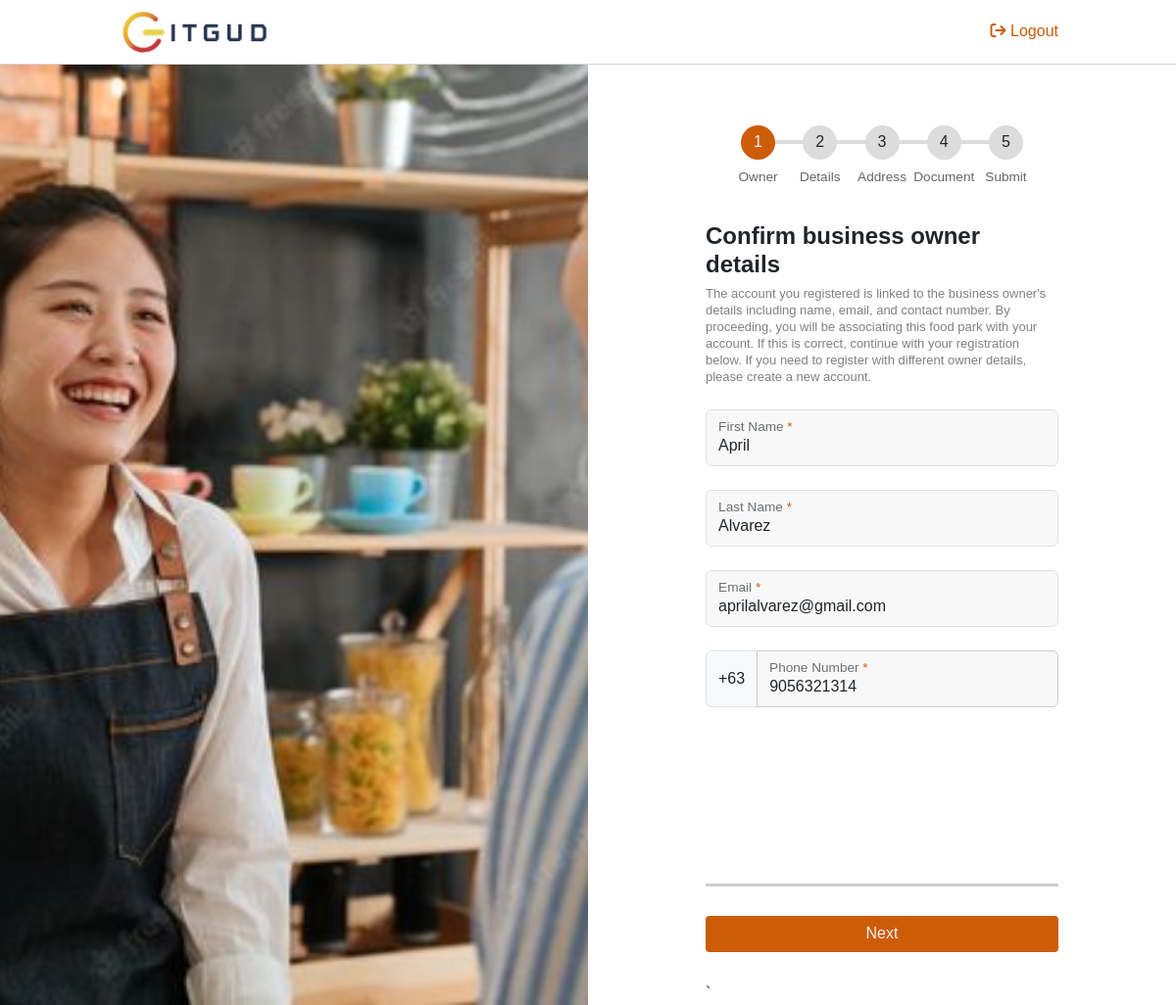
The app's page /parkregistration.php (signed in) with its own data.
### tables this page shows
CREATE TABLE users (
    id INT UNSIGNED AUTO_INCREMENT PRIMARY KEY,
    last_name VARCHAR(100) NOT NULL,
    first_name VARCHAR(100) NOT NULL,
    email VARCHAR(255) UNIQUE NOT NULL,
    sex VARCHAR(10) NOT NULL,
    phone VARCHAR(20) UNIQUE NOT NULL,
    password CHAR(255) NOT NULL,
    birth_date DATE NOT NULL,
    status ENUM('Active', 'Inactive') NOT NULL DEFAULT 'Active',
    role ENUM('Customer', 'Park Owner', 'Stall Owner', 'Admin') NOT NULL DEFAULT 'Customer',
    profile_img VARCHAR(255) DEFAULT 'assets/images/profile.jpg',
    user_session VARCHAR(255) UNIQUE,
    created_at TIMESTAMP DEFAULT CURRENT_TIMESTAMP,
    updated_at TIMESTAMP DEFAULT CURRENT_TIMESTAMP ON UPDATE CURRENT_TIMESTAMP
);

### classes/db.class.php (called while the page is built, shortened)
<?php
require_once 'db.php';
class User {
    protected $db;
    function __construct(){
        $this->db = new Database();
    }
    public function getUser($user_id){
        $sql = "SELECT * FROM users WHERE id = :id;";
        $query = $this->db->connect()->prepare($sql);
        $query->execute(array(
            ':id' => $user_id
        ));
        $user = $query->fetch();
        $name = $user['first_name'] . ' ' . $user['last_name'];
        $info = [
            'id' => $user['id'],
            'email' => $user['email'],
            'role' => $user['role'],
            'first_name' => $user['first_name'],
            'last_name' => $user['last_name'],
            'full_name' => $name,
            'phone' => $user['phone'],
            'birth_date' => $user['birth_date'],
            'sex' => $user['sex'],
            'profile_img' => $user['profile_img'],
            'user_session' => $user['user_session']
        ];
        return $info;
    }
    function isVerified($user_id) {
        $sql = "SELECT is_verified FROM verification WHERE user_id = :user_id;";
        $query = $this->db->connect()->prepare($sql);
        $query->execute(array(':user_id' => $user_id));
        $result = $query->fetch();
        return $result['is_verified'];
    }
}

### classes/db.php (called while the page is built, shortened)
<?php
class Database {
    private $host = "localhost";
    private $db_name = "gitgud";
    private $username = "root";
    private $password = "";
    function connect() {
        try {
            $this->conn = new PDO("mysql:host=".$this->host.";dbname=".$this->db_name, $this->username, $this->password);
            return $this->conn;
        } catch (PDOException $e) {
            echo "Connection failed: " . $e->getMessage();
            return null;
        }
    }
}

### parkregistration.php (the view, shortened to what this page needs)
<?php
include_once 'links.php';
include_once 'secondheader.php';
require_once './classes/db.class.php';
$userObj = new User();
$first_name = $last_name = $email = $phone = $business_name = $business_type = $branches = $business_email = $business_phone = $region_province_city = $barangay = $street_building_house = $business_permit = $business_logo = '';
if (isset($_SESSION['user']['id'])) {
    if ($userObj->isVerified($_SESSION['user']['id']) == 1) {
        $user = $userObj->getUser($_SESSION['user']['id']);
        if ($user) {
            $first_name = $user['first_name'];
            $last_name = $user['last_name'];
            $email = $user['email'];
            $phone = $user['phone'];
        } else {
            header('Location: email/verify_email.php');
            exit();
        }
    } else {
        header('Location: email/verify_email.php');
        exit();
    }
} else {
    header('Location: signin.php');
    exit();
}
?>
<main>
    <img src="assets/images/background.jpg" class="fixed-image">
    <form action="" class="form" method="POST" enctype="multipart/form-data">
        <div class="progressbar">
            <div class="progress-step progress-step-active" data-title="Owner"></div>
            <div class="progress-step" data-title="Details"></div>
            <div class="progress-step" data-title="Address"></div>
            <div class="progress-step" data-title="Document"></div>
            <div class="progress-step" data-title="Submit"></div>
        </div>
        <div class="form-step form-step-active">
            <div class="mb">
                <h4 class="fw-bold">Confirm business owner details</h4>
                <p class="par mb-4">
                    The account you registered is linked to the business owner's details including name, email, and contact number.
                    By proceeding, you will be associating this food park with your account.
                    If this is correct, continue with your registration below.
                    If you need to register with different owner details, please create a new account.
                </p>
                <div class="form-floating mb-4">
                    <input type="text" class="form-control c" id="firstname" name="firstname" placeholder="First Name" value="<?= $first_name ?>" required readonly>
                    <label for="firstname">First Name <span style="color: #CD5C08;">*</span></label>
                </div>
                <div class="form-floating mb-4">
                    <input type="text" class="form-control c" id="lastname" name="lastname" placeholder="Last Name" value="<?= $last_name ?>" required readonly>
                    <label for="lastname">Last Name <span style="color: #CD5C08;">*</span></label>
                </div>
                <div class="form-floating mb-4">
                    <input type="email" class="form-control c" id="email" name="email" placeholder="Email" value="<?= $email ?>" required readonly>
                    <label for="email">Email <span style="color: #CD5C08;">*</span></label>
                </div>
                <div class="input-group mb-3 mt-0">
                    <span class="input-group-text c">+63</span>
                    <div class="form-floating flex-grow-1">
                        <input type="text" class="form-control c" id="phonenumber" name="phonenumber" placeholder="Phone Number" value="<?= $phone ?>" maxlength="10" min="10" max="10" required readonly>
                        <label for="phonenumber">Phone Number <span style="color: #CD5C08;">*</span></label>
                    </div>
                </div>
            </div>
            <div class="btn-group w-100">
                <a href="#" class="button btn-next">Next</a>
            </div>
        </div>
        `
    </form>
</main>

### assets/css/style.css (style rules this page uses)
* { margin: 0; padding: 0; font-family: Arial, Helvetica, sans-serif; box-sizing: border-box; }
main { background-color: #f4f4f4; }
.input-group label, .input-grp label { display: block; margin-bottom: 0.5rem; }
.input-group input, .input-group select, .input-group textarea, .variation-container, .variation-row input, .search-input, .choice-group-container, .choice-group-row input, .availability-dropdown { display: block; width: 100%; padding: 0.5rem 0.75rem; border: 1px solid #ccc; }
.progressbar { position: relative; display: flex; justify-content: space-between; counter-reset: step; margin: 2rem auto 4rem; max-width: 80%; }
.progressbar::before, .progress { content: ""; position: absolute; top: 50%; transform: translateY(-50%); height: 4px; width: 100%; background-color: #dcdcdc; z-index: 0; }
.progress-step { width: 2.1875rem; height: 2.1875rem; background-color: #dcdcdc; border-radius: 50%; display: flex; justify-content: center; align-items: center; z-index: 1; }
.progress-step::before { counter-increment: step; content: counter(step); }
.progress-step::after { content: attr(data-title); position: absolute; top: calc(100% + 0.5rem); font-size: 0.85rem; color: #666; }
.progress-step-active { background-color: var(--primary-color); color: #f3f3f3; }
.form, .verify { width: 30%; border: 1px solid #ccc; border-radius: 12px; padding: 1.5rem; background-color: white; }
.form-step { display: none; transform-origin: top; animation: animate 0.5s; }
.form-step-active { display: block; }
.input-group, .input-grp { margin: 2rem 0; }
.button { width: 100%; padding: 0.4rem; display: block; text-decoration: none; background-color: var(--primary-color); color: #f3f3f3; text-align: center; border-radius: 0.25rem; cursor: pointer; transition: 0.3s; border: none; }
.par, .logocon span { font-size: small; color: gray; line-height: 1.3; }
.c { cursor: not-allowed; }
.form-floating input, .form-floating .form-select, .form-floating label::after { background-color: #F8F8F8 !important; }

### secondheader.php (style rules this page uses)
a { color: #CD5C08; text-decoration: none; }

### parkregistration.php (style rules this page uses)
.progressbar { max-width: 80%; margin: 2rem auto 4rem; }
main { display: flex; height: calc(100vh - 65.61px); overflow: hidden; background-color: white; }
.fixed-image { width: 50%; object-fit: cover; }
.form { width: 50%; overflow-y: auto; padding: 0 120px; margin-top: 30px; border: none; }
.btns-group, .btn-group { position: sticky; bottom: 0; padding: 30px 0; background-color: white; border-top: 3px solid #ccc; border-radius: 0; z-index: 100; }
.mb { margin-bottom: 50%; }
.form-floating input, .form-floating .form-select, .form-floating label::after { background-color: #F8F8F8 !important; }

### records on screen
users: firstname "April", lastname "Alvarez", email "aprilalvarez@gmail.com", phonenumber "9056321314"
